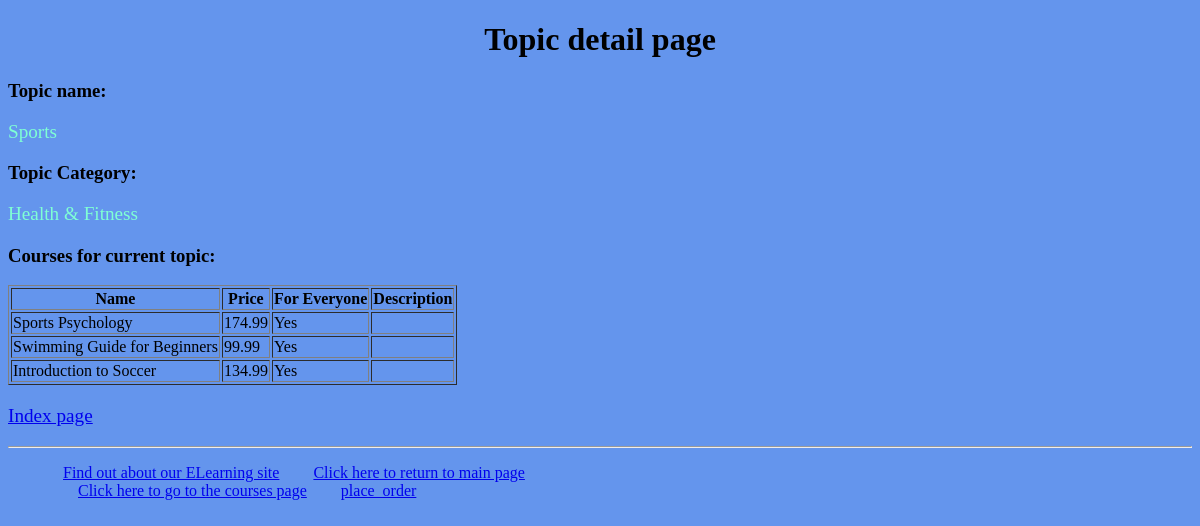
The page /myapp/4/ on the database its author committed.
### myapp/models.py (models this page shows, shortened)
class Topic(models.Model):
    name = models.CharField(max_length=200)
    category = models.CharField(max_length=200, default='')

class Course(models.Model):
    topic = models.ForeignKey(Topic, related_name='courses', on_delete=models.CASCADE)
    name = models.CharField(max_length=200)
    price = models.DecimalField(max_digits=10, decimal_places=2)
    for_everyone = models.BooleanField(default=True)
    description = models.TextField(max_length=300, null=True, blank=True)
    interested = models.PositiveIntegerField(default=0)
    stages = models.PositiveIntegerField(default=3)

### myapp/views.py (the view)
# urls.py: path(r'<int:top_no>/', views.detail, name='detail'),
def detail(request, top_no):
    topic = Topic.objects.all().filter(id=top_no)
    cours = Course.objects.all().filter(topic_id=top_no)
    data = {
        'topic': topic,
        'cour': cours,
    }
    return render(request, 'myapp/detail.html', data)

### myapp/templates/myapp/detail.html
{% extends 'myapp/base.html' %}
{% block myhdg %}Topic detail page{% endblock %}
{% block body_block %}
{% for top in topic %}
    <h3> Topic name: </h3>
        <p> {{ top.name }}
    <h3> Topic Category: </h3>
        <p> {{ top.category }}
{% endfor %}
<h3> Courses for current topic: </h3>
<table border="1">
    <tr>
        <th>Name</th>
        <th>Price</th>
        <th>For Everyone</th>
        <th>Description</th>
    </tr>
    {% for course in cour %}
        <tr>
            <td> {{ course.name }} </td>
            <td> {{ course.price }} </td>
            {% if course.for_everyone %}
                <td> Yes </td>
            {% else %}
                <td> No </td>
            {% endif %}
            <td> {{ course.description }} </td>
        </tr>
    {% endfor %}
</table>
<p><a href="{% url 'myapp:index' %}">Index page</a></p>
{% endblock %}

### myapp/static/myapp/style.css (style rules this page uses)
body { background-color: cornflowerblue; }
p { color: aquamarine; font-size: larger; font-style: initial; }

### rows shown on the page
Topic: name "Sports", category "Health & Fitness"
Course: name "Sports Psychology", price "174.99", for_everyone "Yes"
Course: name "Swimming Guide for Beginners", price "99.99", for_everyone "Yes"
Course: name "Introduction to Soccer", price "134.99", for_everyone "Yes"
